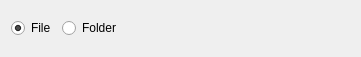
<?xml version="1.0" encoding="UTF-8"?>
<ui version="4.0">
 <class>FileOrFolder</class>
 <widget class="QWidget" name="FileOrFolder">
  <property name="geometry">
   <rect>
    <x>0</x>
    <y>0</y>
    <width>361</width>
    <height>57</height>
   </rect>
  </property>
  <property name="windowTitle">
   <string>Form</string>
  </property>
  <layout class="QHBoxLayout" name="horizontalLayout">
   <item>
    <widget class="QRadioButton" name="isFile">
     <property name="text">
      <string>File</string>
     </property>
     <property name="checked">
      <bool>true</bool>
     </property>
    </widget>
   </item>
   <item>
    <widget class="QRadioButton" name="isFolder">
     <property name="text">
      <string>Folder</string>
     </property>
    </widget>
   </item>
   <item>
    <spacer name="horizontalSpacer">
     <property name="orientation">
      <enum>Qt::Horizontal</enum>
     </property>
     <property name="sizeHint" stdset="0">
      <size>
       <width>205</width>
       <height>20</height>
      </size>
     </property>
    </spacer>
   </item>
  </layout>
 </widget>
 <resources/>
 <connections/>
</ui>
